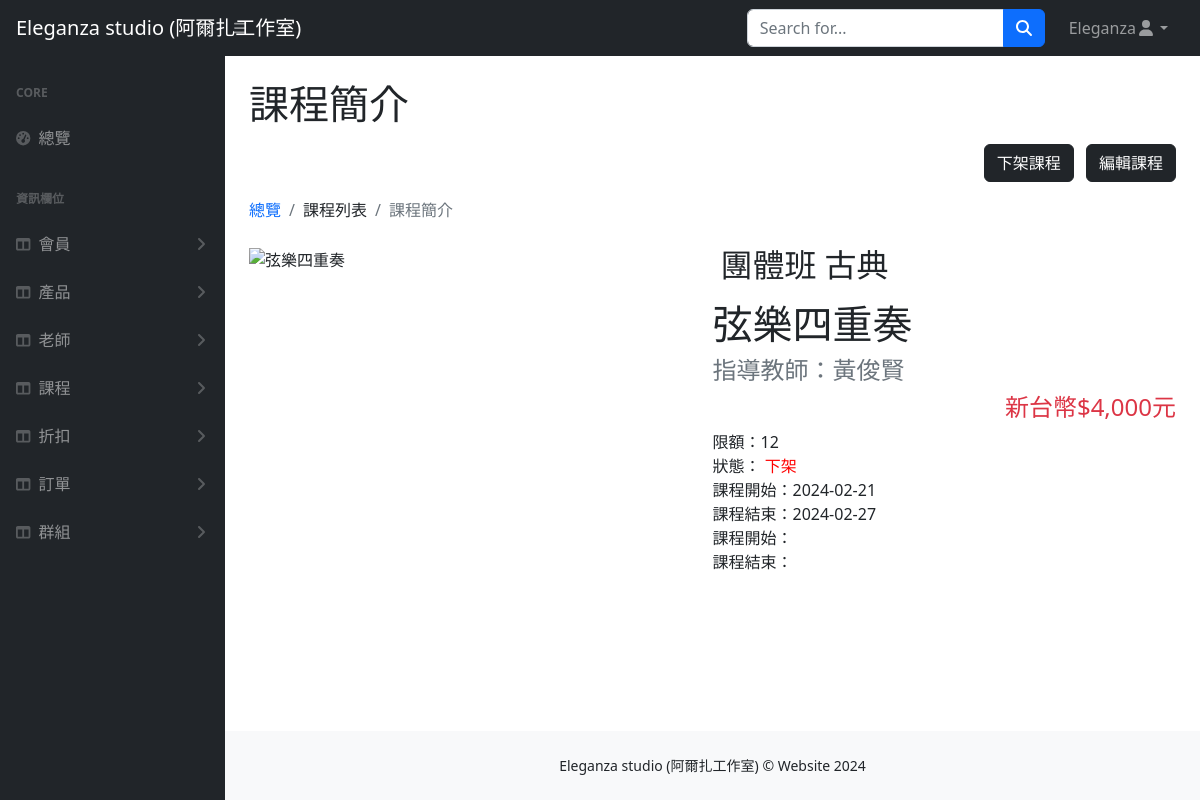
The app's page /courses/course.php?id=1036 (signed in) with its own data.
### tables this page shows
CREATE TABLE `course` (
  `course_id` int(4) NOT NULL,
  `course_category_id` int(2) NOT NULL,
  `teacher_id` int(2) DEFAULT NULL,
  `name` varchar(30) NOT NULL,
  `quota` int(2) NOT NULL,
  `price` int(50) NOT NULL,
  `img` varchar(50) NOT NULL,
  `start_date` varchar(10) NOT NULL,
  `end_date` varchar(10) NOT NULL,
  `start_time` varchar(20) DEFAULT NULL,
  `end_time` varchar(20) NOT NULL,
  `style_id` varchar(10) NOT NULL,
  `description` varchar(800) NOT NULL,
  `comment` varchar(50) DEFAULT NULL,
  `valid` tinyint(4) NOT NULL,
  `group_id` int(11) DEFAULT NULL
);

CREATE TABLE `course_category` (
  `course_category_id` int(2) NOT NULL,
  `level` varchar(10) NOT NULL
);

CREATE TABLE `course_style` (
  `style_id` int(10) UNSIGNED NOT NULL,
  `style_name` varchar(15) NOT NULL
);

CREATE TABLE `teacher` (
  `teacher_id` int(2) NOT NULL,
  `name` varchar(10) NOT NULL,
  `gender` varchar(1) NOT NULL,
  `phone` varchar(10) DEFAULT NULL,
  `email` varchar(30) DEFAULT NULL,
  `img` varchar(50) DEFAULT NULL,
  `introduction` varchar(500) DEFAULT NULL,
  `valid` int(1) NOT NULL
);

### courses/course.php (the view, shortened to what this page needs)
<?php
require_once("../db_connect.php");
$id = $_GET["id"];
$sql = "SELECT course.*, course_category.level AS course_category_level,
        teacher.name AS course_teacher_name, course_style.style_name AS course_style_id
        FROM course
        JOIN course_category ON course.course_category_id = course_category.course_category_id
        JOIN teacher ON course.teacher_id = teacher.teacher_id
        JOIN course_style ON course.style_id = course_style.style_id
        WHERE course.course_id = $id
        ORDER BY course.course_id";
$result=$conn->query($sql);
$row=$result->fetch_assoc();
?>
<!DOCTYPE html>
<html lang="en">
    <head>
        <link href="../css/styles.css" rel="stylesheet" />
    </head>
    <body>
    <nav class="sb-topnav navbar navbar-expand navbar-dark bg-dark">
        <a class="navbar-brand ps-3" href="../index.php">Eleganza studio (阿爾扎工作室)</a>
        <button class="hidden btn btn-link btn-sm order-1 order-lg-0 me-4 me-lg-0" id="sidebarToggle" href="#!"><i class="fas fa-bars"></i></button>
        <form class="d-none d-md-inline-block form-inline ms-auto me-0 me-md-3 my-2 my-md-0">
            <div class="input-group">
                <input class="form-control" type="text" placeholder="Search for..." aria-label="Search for..." aria-describedby="btnNavbarSearch" />
                <button class="btn btn-primary" id="btnNavbarSearch" type="button"><i class="fas fa-search"></i></button>
            </div>
        </form>
        <ul class="navbar-nav ms-auto ms-md-0 me-3 me-lg-4">
            <li class="nav-item dropdown">
                <a class="nav-link dropdown-toggle" id="navbarDropdown" href="#" role="button" data-bs-toggle="dropdown" aria-expanded="false"><?= $_SESSION["user"]["name"] ?><i class="fas fa-user fa-fw"></i></a>
            </li>
        </ul>
    </nav>
    <div id="layoutSidenav">
        <div id="layoutSidenav_nav">
            <nav class="sb-sidenav accordion sb-sidenav-dark" id="sidenavAccordion">
                <div class="sb-sidenav-menu">
                    <div class="nav">
                        <div class="sb-sidenav-menu-heading">Core</div>
                        <a class="nav-link" href="../index.php">
                            <div class="sb-nav-link-icon"><i class="fas fa-tachometer-alt"></i></div>
                            總覽
                        </a>
                        <div class="sb-sidenav-menu-heading">資訊欄位</div>
                        <a class="nav-link collapsed" href="#" data-bs-toggle="collapse" data-bs-target="#users" aria-expanded="false" aria-controls="collapseLayouts">
                            <div class="sb-nav-link-icon"><i class="fas fa-columns"></i></div>
                            會員
                            <div class="sb-sidenav-collapse-arrow"><i class="fas fa-angle-down"></i></div>
                        </a>
                        <a class="nav-link collapsed" href="#" data-bs-toggle="collapse" data-bs-target="#products" aria-expanded="false" aria-controls="collapseLayouts">
                            <div class="sb-nav-link-icon"><i class="fas fa-columns"></i></div>
                            產品
                            <div class="sb-sidenav-collapse-arrow"><i class="fas fa-angle-down"></i></div>
                        </a>
                        <a class="nav-link collapsed" href="#" data-bs-toggle="collapse" data-bs-target="#teacher" aria-expanded="false" aria-controls="courses">
                            <div class="sb-nav-link-icon"><i class="fas fa-columns"></i></div>
                            老師
                            <div class="sb-sidenav-collapse-arrow"><i class="fas fa-angle-down"></i></div>
                        </a>
                        <a class="nav-link collapsed" href="#" data-bs-toggle="collapse" data-bs-target="#courses" aria-expanded="false" aria-controls="courses">
                            <div class="sb-nav-link-icon"><i class="fas fa-columns"></i></div>
                            課程
                            <div class="sb-sidenav-collapse-arrow"><i class="fas fa-angle-down"></i></div>
                        </a>
                        <a class="nav-link collapsed" href="#" data-bs-toggle="collapse" data-bs-target="#discounts" aria-expanded="false" aria-controls="collapseLayouts">
                            <div class="sb-nav-link-icon"><i class="fas fa-columns"></i></div>
                            折扣
                            <div class="sb-sidenav-collapse-arrow"><i class="fas fa-angle-down"></i></div>
                        </a>
                        <a class="nav-link collapsed" href="#" data-bs-toggle="collapse" data-bs-target="#orders" aria-expanded="false" aria-controls="collapseLayouts">
                            <div class="sb-nav-link-icon"><i class="fas fa-columns"></i></div>
                            訂單
                            <div class="sb-sidenav-collapse-arrow"><i class="fas fa-angle-down"></i></div>
                        </a>
                        <a class="nav-link collapsed" href="#" data-bs-toggle="collapse" data-bs-target="#groups" aria-expanded="false" aria-controls="groups">
                            <div class="sb-nav-link-icon"><i class="fas fa-columns"></i></div>
                            群組
                            <div class="sb-sidenav-collapse-arrow"><i class="fas fa-angle-down"></i></div>
                        </a>
                    </div>
                </div>
                </nav>
            </div>
            <div id="layoutSidenav_content">
                <main>
                    <div class="container-fluid px-4">
                        <h1 class="mt-4">課程簡介</h1>
                        <div class="d-flex justify-content-end mt-3 mb-3">
                                <div>
                                    <a class="btn btn-dark mx-2" data-bs-toggle="modal" data-bs-target="#exampleModal" >下架課程</a>
                                    <a class="btn btn-dark" href="course-edit.php?id=<?=$row["course_id"]?>">編輯課程</a>
                                </div>
                            </div>
                            <ol class="breadcrumb mb-4">
                            <li class="breadcrumb-item"><a class="nav-link link-primary" href="../index.php">總覽</a></li>
                                <li class="breadcrumb-item"><a class="text-decoration-none text-dark" href="course_list.php">課程列表</a></li>
                                <li class="breadcrumb-item active">課程簡介</li>
                            </ol>
                            <div class="col-md-12">
                                <div class="d-flex justify-content-center">
                                    <div class="col-md-6 col-sm-12" >
                                        <img style="width: 80%;" class="img-fluid" src="../images/course_images/<?=$row["img"]?>" alt="<?=$row["name"]?>">
                                    </div>
                                    <div class="col-md-6 col-sm-12" >
                                        <div class="d-flex justify-content-start h2">
                                            <div class="mb-2 mx-2">
                                                <?=$row["course_category_level"]?>
                                            </div>
                                            <div class="mb-2">
                                                <?=$row["course_style_id"]?>
                                            </div>
                                        </div>
                                        <h1><?=$row["name"]?></h1>
                                        <div class="text-secondary text-start h4">指導教師：<?=$row["course_teacher_name"]?></div>
                                        <div class="text-danger text-end h4">新台幣$<?=number_format($row["price"])?>元</div>
                                        <div>限額：<?=$row["quota"]?></div>
                                        <div>狀態：
                                            <?php
                                            if ($row["valid"] == 1) {
                                                echo '<span style="color: red;">上架</span>';
                                            } else {
                                                echo '<span style="color: red;">下架</span>';
                                            }
                                            ?>
                                        </div>
                                        <div>課程開始：<?=$row["start_date"]?></div>
                                        <div>課程結束：<?=$row["end_date"]?></div>
                                        <div>課程開始：<?=$row["start_time"]?></div>
                                        <div>課程結束：<?=$row["end_time"]?></div>
                                    </div>
                                </div>
                            </div>
                </main>
                <footer class="py-4 bg-light mt-auto">
                <div class="container-fluid px-4">
                    <div class="d-flex align-items-center justify-content-center small">
                        <div class="">Eleganza studio (阿爾扎工作室) &copy; Website 2024</div>
                    </div>
                </div>
            </footer>
            </div>
        </div>
    </body>
</html>

### css/css.php (style rules this page uses)
a { text-wrap: nowrap; }

### records on screen
course: course_category.level "團體班", style.style_name "古典", name "弦樂四重奏", teacher.name "黃俊賢", price "4,000", quota "12", start_date "2024-02-21", end_date "2024-02-27"

### other values on screen
$_SESSION["user"]["name"] "Eleganza"
